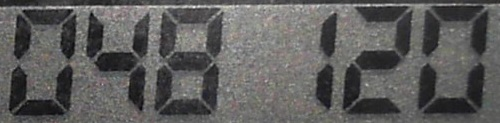
#> input picture images/secureID/048120.jpg, 500 x 123 px
$ python ssocr.py images/secureID/048120.jpg
#> lines starting #> are read from the running program, lines starting #| are printed output that depends on the picture; after the words box and inside, x2 and y2 are one past the last pixel; in counts of white or black regions, pixels touching at a corner belong together
# -*- coding:utf-8 -*-

import cv2
import numpy as np
import matplotlib.pyplot as plt
import argparse

DIGITS_LOOKUP = {
    (1, 1, 1, 1, 1, 1, 0): 0,
    (1, 1, 0, 0, 0, 0, 0): 1,
    (1, 0, 1, 1, 0, 1, 1): 2,
    (1, 1, 1, 0, 0, 1, 1): 3,
    (1, 1, 0, 0, 1, 0, 1): 4,
    (0, 1, 1, 0, 1, 1, 1): 5,
    (0, 1, 1, 1, 1, 1, 1): 6,
    (1, 1, 0, 0, 0, 1, 0): 7,
    (1, 1, 1, 1, 1, 1, 1): 8,
    (1, 1, 0, 0, 1, 1, 1): 9,
    (0, 0, 0, 0, 0, 1, 1): '-'
}
H_W_Ratio = 2.0 #1.9
THRESHOLD = 25	#35
arc_tan_theta = 6.0  # 数码管倾斜角度
crop_y0 = 215
crop_y1 = 470
crop_x0 = 260
crop_x1 = 890

parser = argparse.ArgumentParser()
parser.add_argument('image_path', help='path to image')
parser.add_argument('-s', '--show_image', action='store_const', const=True, help='whether to show image')
parser.add_argument('-d', '--is_debug', action='store_const', const=True, help='True or False')


def load_image(path, show=False):
    # todo: crop image and clear dc and ac signal
    gray_img = cv2.imread(path, cv2.IMREAD_GRAYSCALE)
    h, w = gray_img.shape
    # [5 lines of commented-out code are left out]
    blurred = cv2.GaussianBlur(gray_img, (7, 7), 0)
    if show:
        cv2.imshow('gray_img', gray_img)
        cv2.imshow('blurred_img', blurred)
    return blurred, gray_img


def preprocess(img, threshold, show=False, kernel_size=(5, 5)):
    # 直方图局部均衡化
    clahe = cv2.createCLAHE(clipLimit=2, tileGridSize=(6, 6))
    img = clahe.apply(img)
    # 自适应阈值二值化
    dst = cv2.adaptiveThreshold(img, 255, cv2.ADAPTIVE_THRESH_GAUSSIAN_C, cv2.THRESH_BINARY_INV, 127, threshold)
    # 闭运算开运算
    kernel = cv2.getStructuringElement(cv2.MORPH_CROSS, kernel_size)
    dst = cv2.morphologyEx(dst, cv2.MORPH_CLOSE, kernel)
    dst = cv2.morphologyEx(dst, cv2.MORPH_OPEN, kernel)

    if show:
        cv2.imshow('equlizeHist', img)
        cv2.imshow('threshold', dst)
    return dst


def helper_extract(one_d_array, threshold=20):
    res = []
    flag = 0
    temp = 0
    for i in range(len(one_d_array)):
        if one_d_array[i] < 12 * 255:
            if flag > threshold:
                start = i - flag
                end = i
                temp = end
                if end - start > 20:
                    res.append((start, end))
            flag = 0
        else:
            flag += 1

    else:
        if flag > threshold:
            start = temp
            end = len(one_d_array)
            if end - start > 50:
                res.append((start, end))
    return res


def find_digits_positions(img, reserved_threshold=20):
    # [12 lines of commented-out code are left out]

    digits_positions = []
    img_array = np.sum(img, axis=0)
    horizon_position = helper_extract(img_array, threshold=reserved_threshold)
    img_array = np.sum(img, axis=1)
    vertical_position = helper_extract(img_array, threshold=reserved_threshold * 4)
    # make vertical_position has only one element
    if len(vertical_position) > 1:
        vertical_position = [(vertical_position[0][0], vertical_position[len(vertical_position) - 1][1])]
    for h in horizon_position:
        for v in vertical_position:
            digits_positions.append(list(zip(h, v)))
    assert len(digits_positions) > 0, "Failed to find digits's positions"

    return digits_positions


# [72 lines left out: function recognize_digits_area_method, not called in this run]


def recognize_digits_line_method(digits_positions, output_img, input_img):
    digits = []
    for c in digits_positions:
        x0, y0 = c[0]
        x1, y1 = c[1]
        roi = input_img[y0:y1, x0:x1]
        h, w = roi.shape
        suppose_W = max(1, int(h / H_W_Ratio))

        # 消除无关符号干扰
        if x1 - x0 < 25 and cv2.countNonZero(roi) / ((y1 - y0) * (x1 - x0)) < 0.2:
            continue

        # 对1的情况单独识别
        if w < suppose_W / 2:
            x0 = max(x0 + w - suppose_W, 0)
            roi = input_img[y0:y1, x0:x1]
            w = roi.shape[1]

        center_y = h // 2
        quater_y_1 = h // 4
        quater_y_3 = quater_y_1 * 3
        center_x = w // 2
        line_width = 5  # line's width
        width = (max(int(w * 0.15), 1) + max(int(h * 0.15), 1)) // 2
        small_delta = int(h / arc_tan_theta) // 4
        segments = [
            ((w - 2 * width, quater_y_1 - line_width), (w, quater_y_1 + line_width)),
            ((w - 2 * width, quater_y_3 - line_width), (w, quater_y_3 + line_width)),
            ((center_x - line_width - small_delta, h - 2 * width), (center_x - small_delta + line_width, h)),
            ((0, quater_y_3 - line_width), (2 * width, quater_y_3 + line_width)),
            ((0, quater_y_1 - line_width), (2 * width, quater_y_1 + line_width)),
            ((center_x - line_width, 0), (center_x + line_width, 2 * width)),
            ((center_x - line_width, center_y - line_width), (center_x + line_width, center_y + line_width)),
        ]
        on = [0] * len(segments)

        for (i, ((xa, ya), (xb, yb))) in enumerate(segments):
            seg_roi = roi[ya:yb, xa:xb]
            # plt.imshow(seg_roi, 'gray')
            # plt.show()
            total = cv2.countNonZero(seg_roi)
            area = (xb - xa) * (yb - ya) * 0.9
            # print('prob: ', total / float(area))
            if total / float(area) > 0.25:
                on[i] = 1
        # print('encode: ', on)
        if tuple(on) in DIGITS_LOOKUP.keys():
            digit = DIGITS_LOOKUP[tuple(on)]
        else:
            digit = '*'

        digits.append(digit)

        # 小数点的识别
        # print('dot signal: ',cv2.countNonZero(roi[h - int(3 * width / 4):h, w - int(3 * width / 4):w]) / (9 / 16 * width * width))
        if cv2.countNonZero(roi[h - int(3 * width / 4):h, w - int(3 * width / 4):w]) / (9. / 16 * width * width) > 0.65:
            digits.append('.')
            cv2.rectangle(output_img,
                          (x0 + w - int(3 * width / 4), y0 + h - int(3 * width / 4)),
                          (x1, y1), (0, 128, 0), 2)
            cv2.putText(output_img, 'dot',
                        (x0 + w - int(3 * width / 4), y0 + h - int(3 * width / 4) - 10),
                        cv2.FONT_HERSHEY_SIMPLEX, 0.65, (0, 128, 0), 2)

        cv2.rectangle(output_img, (x0, y0), (x1, y1), (0, 128, 0), 2)
        cv2.putText(output_img, str(digit), (x0 + 3, y0 + 10), cv2.FONT_HERSHEY_SIMPLEX, 0.65, (0, 128, 0), 2)
    return digits


def main():
    args = parser.parse_args()
    blurred, gray_img = load_image(args.image_path, show=args.show_image)
#> in load_image, `blurred = cv2.GaussianBlur(gray_img, (7, 7), 0)`:
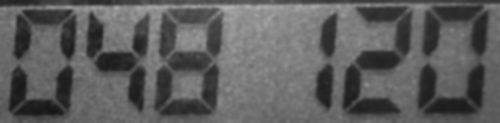
#> blurred: shape (123, 500); min 23, max 177, mean 93
    output = blurred
    dst = preprocess(blurred, THRESHOLD, show=args.show_image)
#> in preprocess, `img = clahe.apply(img)`:
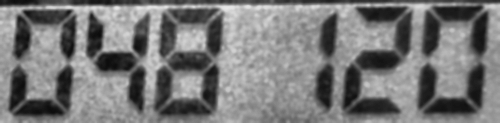
#> img: shape (123, 500); min 12, max 230, mean 120.4
#> in preprocess, `dst = cv2.adaptiveThreshold(img, 255, cv2.ADAPTIVE_THRESH_GAUSSIAN_C, ..`:
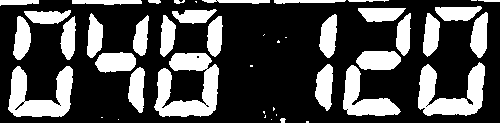
#> dst: shape (123, 500); 29.5% white; 45 white regions (14 under 20 px), largest, box (x1, y1, x2, y2) and area: (154, 53, 219, 117) 2378, (418, 62, 485, 116) 1932, (8, 66, 73, 117) 1863
#> in preprocess, `dst = cv2.morphologyEx(dst, cv2.MORPH_CLOSE, kernel)`: dst: shape (123, 500); 30% white; 41 white regions (15 under 20 px), largest, box (x1, y1, x2, y2) and area: (154, 16, 223, 117) 2940, (343, 13, 411, 116) 2533, (418, 62, 485, 116) 1991
#> in preprocess, `dst = cv2.morphologyEx(dst, cv2.MORPH_OPEN, kernel)`:
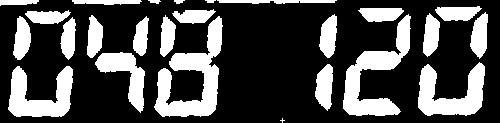
#> dst: shape (123, 500); 29.4% white; 25 white regions (1 under 20 px), largest, box (x1, y1, x2, y2) and area: (154, 16, 223, 117) 2932, (343, 14, 411, 116) 2524, (418, 62, 485, 116) 1987
    digits_positions = find_digits_positions(dst)
#> in find_digits_positions, `img_array = np.sum(img, axis=0)`: img_array = 500 values, max 25500 at index 19, min 0 at index 337, mean 9218.2
#> the loop in helper_extract, `for i in range(len(one_d_array)):` made 500 passes
#> (start, end, temp, flag) on pass 76: (9, 75, 75, 0)
#> flag on passes 1 to 6: 0, 0, 0, 0, 0, 0
#> after the loop in helper_extract, `for i in range(len(one_d_array)):`: res = [(9, 75), (87, 148), (156, 222), (316, 337), (344, 410), (419, 487)]
#> in find_digits_positions, `horizon_position = helper_extract(img_array, threshold=reserved_thresh..`: horizon_position has the same summary as res in helper_extract
#> in find_digits_positions, `img_array = np.sum(img, axis=1)`: img_array = 123 values, max 66810 at index 0, min 0 at index 117, mean 37472.6
#> the loop in helper_extract (call 2), `for i in range(len(one_d_array)):` made 123 passes
#> flag on passes 1 to 12: 1, 2, 3, 4, 5, 0, 0, 1, 2, 3, 4, 5
#> in find_digits_positions, `vertical_position = helper_extract(img_array, threshold=reserved_thres..`: vertical_position = [(7, 117)]
#> the loop in find_digits_positions, `for h in horizon_position:` made 6 passes
#> after the loop in find_digits_positions, `for h in horizon_position:`: digits_positions = [[(9, 7), (75, 117)], [(87, 7), (148, 117)], [(156, 7), (222, 117)], [(316, 7), (337, 117)], [(344, 7), (410, 117)], [(419, 7), (487, 117)]]
    digits = recognize_digits_line_method(digits_positions, output, dst)
#> the loop in recognize_digits_line_method, `for c in digits_positions:` made 6 passes
#> (c, x0, x1, center_x, width, digit) on passes 1 to 6: ([(9, 7), (75, 117)], 9, 75, 33, 12, 0), ([(87, 7), (148, 117)], 87, 148, 30, 12, 4), ([(156, 7), (222, 117)], 156, 222, 33, 12, 8), ([(316, 7), (337, 117)], 282, 337, 27, 12, 1), ([(344, 7), (410, 117)], 344, 410, 33, 12, 2), ([(419, 7), (487, 117)], 419, 487, 34, 13, 0)
#> pass 1, in recognize_digits_line_method, `roi = input_img[y0:y1, x0:x1]`:
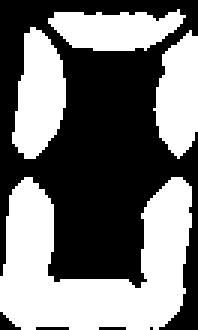
#> roi: shape (110, 66) (shown 3 times larger); 46.1% white; 4 white regions, box (x1, y1, x2, y2) and area: (0, 59, 64, 110) 1895, (4, 9, 22, 53) 546, (51, 10, 66, 53) 460, (16, 3, 62, 17) 448
#> after the loop in recognize_digits_line_method, `for c in digits_positions:`:
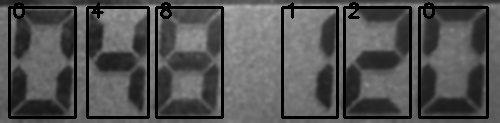
#> output_img: shape (123, 500); min 0, max 177, mean 81.6
#> after the loop in recognize_digits_line_method, `for c in digits_positions:`:
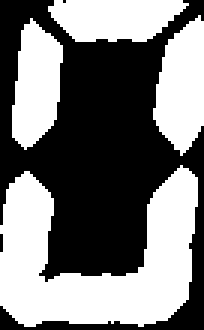
#> roi: shape (110, 68) (shown 3 times larger); 47.8% white; 4 white regions, box (x1, y1, x2, y2) and area: (0, 55, 66, 109) 1976, (51, 5, 68, 52) 564, (4, 6, 21, 50) 527, (16, 0, 63, 14) 511
#> after the loop in recognize_digits_line_method, `for c in digits_positions:`: digits = [0, 4, 8, 1, 2, 0]
#> digits = [0, 4, 8, 1, 2, 0]
    if args.show_image:
        cv2.imshow('output', output)
        cv2.waitKey()
        cv2.destroyAllWindows()
    print(digits)
#| [0, 4, 8, 1, 2, 0]


if __name__ == '__main__':
    main()

$ run again, on images/secureID/205315.jpg
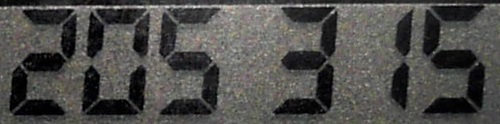
#> input picture images/secureID/205315.jpg, 500 x 124 px
#> in preprocess, `dst = cv2.morphologyEx(dst, cv2.MORPH_OPEN, kernel)`:
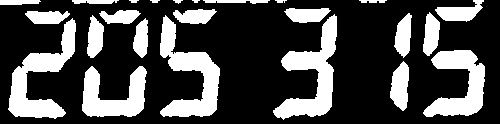
#> dst: shape (124, 500); 28.6% white; 24 white regions (1 under 20 px), largest, box (x1, y1, x2, y2) and area: (273, 14, 337, 120) 2694, (160, 15, 220, 117) 2597, (8, 18, 76, 119) 2541
#> in find_digits_positions, `img_array = np.sum(img, axis=0)`: img_array = 500 values, max 25755 at index 323, min 0 at index 148, mean 9028
#> the loop in helper_extract, `for i in range(len(one_d_array)):` made 500 passes
#> (start, end, temp, flag) on pass 77: (9, 76, 76, 0)
#> after the loop in helper_extract, `for i in range(len(one_d_array)):`: res = [(9, 76), (83, 148), (160, 219), (277, 337), (424, 485)]
#> horizon_position has the same summary as res in helper_extract
#> in find_digits_positions, `img_array = np.sum(img, axis=1)`: img_array = 124 values, max 72930 at index 108, min 0 at index 120, mean 36403.3
#> the loop in helper_extract (call 2), `for i in range(len(one_d_array)):` made 124 passes
#> flag on passes 1 to 8: 1, 2, 3, 4, 5, 0, 0, 1
#> vertical_position = [(7, 118)]
#> the loop in find_digits_positions, `for h in horizon_position:` made 5 passes
#> after the loop in find_digits_positions, `for h in horizon_position:`: digits_positions = [[(9, 7), (76, 118)], [(83, 7), (148, 118)], [(160, 7), (219, 118)], [(277, 7), (337, 118)], [(424, 7), (485, 118)]]
#> the loop in recognize_digits_line_method, `for c in digits_positions:` made 5 passes
#> (c, x0, x1, center_x, width, digit) on passes 1 to 5: ([(9, 7), (76, 118)], 9, 76, 33, 13, 2), ([(83, 7), (148, 118)], 83, 148, 32, 12, 0), ([(160, 7), (219, 118)], 160, 219, 29, 12, 5), ([(277, 7), (337, 118)], 277, 337, 30, 12, 3), ([(424, 7), (485, 118)], 424, 485, 30, 12, 5)
#> after the loop in recognize_digits_line_method, `for c in digits_positions:`:
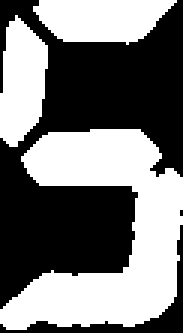
#> roi: shape (111, 61) (shown 3 times larger); 47.3% white; 3 white regions, box (x1, y1, x2, y2) and area: (0, 43, 61, 110) 2157, (11, 0, 59, 15) 535, (0, 5, 16, 49) 511
#> after the loop in recognize_digits_line_method, `for c in digits_positions:`: digits = [2, 0, 5, 3, 5]
#| [2, 0, 5, 3, 5]

$ run again, on images/secureID/258511.jpg
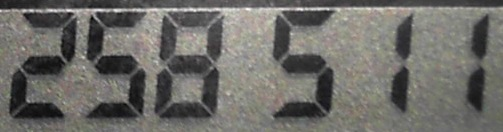
#> input picture images/secureID/258511.jpg, 503 x 132 px
#> in preprocess, `dst = cv2.morphologyEx(dst, cv2.MORPH_OPEN, kernel)`:
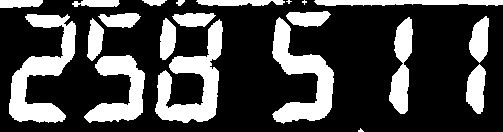
#> dst: shape (132, 503); 27.4% white; 21 white regions (3 under 20 px), largest, box (x1, y1, x2, y2) and area: (9, 14, 76, 123) 3066, (155, 19, 223, 123) 3010, (272, 17, 334, 124) 2816
#> in find_digits_positions, `img_array = np.sum(img, axis=0)`: img_array = 503 values, max 26775 at index 208, min 255 at index 80, mean 9234.8
#> the loop in helper_extract, `for i in range(len(one_d_array)):` made 503 passes
#> (start, end, temp, flag) on pass 77: (9, 76, 76, 0)
#> after the loop in helper_extract, `for i in range(len(one_d_array)):`: res = [(9, 76), (87, 144), (156, 222), (273, 334), (390, 412), (466, 489)]
#> horizon_position has the same summary as res in helper_extract
#> in find_digits_positions, `img_array = np.sum(img, axis=1)`: img_array = 132 values, max 102000 at index 1, min 0 at index 8, mean 35190
#> the loop in helper_extract (call 2), `for i in range(len(one_d_array)):` made 132 passes
#> flag on passes 1 to 8: 1, 2, 3, 4, 5, 6, 7, 8
#> vertical_position = [(12, 123)]
#> the loop in find_digits_positions, `for h in horizon_position:` made 6 passes
#> after the loop in find_digits_positions, `for h in horizon_position:`: digits_positions = [[(9, 12), (76, 123)], [(87, 12), (144, 123)], [(156, 12), (222, 123)], [(273, 12), (334, 123)], [(390, 12), (412, 123)], [(466, 12), (489, 123)]]
#> the loop in recognize_digits_line_method, `for c in digits_positions:` made 6 passes
#> (c, x0, x1, center_x, width, digit) on passes 1 to 6: ([(9, 12), (76, 123)], 9, 76, 33, 13, 2), ([(87, 12), (144, 123)], 87, 144, 28, 12, 5), ([(156, 12), (222, 123)], 156, 222, 33, 12, 8), ([(273, 12), (334, 123)], 273, 334, 30, 12, 5), ([(390, 12), (412, 123)], 357, 412, 27, 12, 1), ([(466, 12), (489, 123)], 434, 489, 27, 12, 1)
#> after the loop in recognize_digits_line_method, `for c in digits_positions:`:
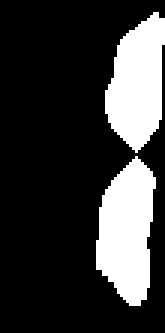
#> roi: shape (111, 55) (shown 3 times larger); 22.2% white; 2 white regions, box (x1, y1, x2, y2) and area: (32, 52, 52, 102) 706, (35, 4, 55, 51) 647
#> after the loop in recognize_digits_line_method, `for c in digits_positions:`: digits = [2, 5, 8, 5, 1, 1]
#| [2, 5, 8, 5, 1, 1]
